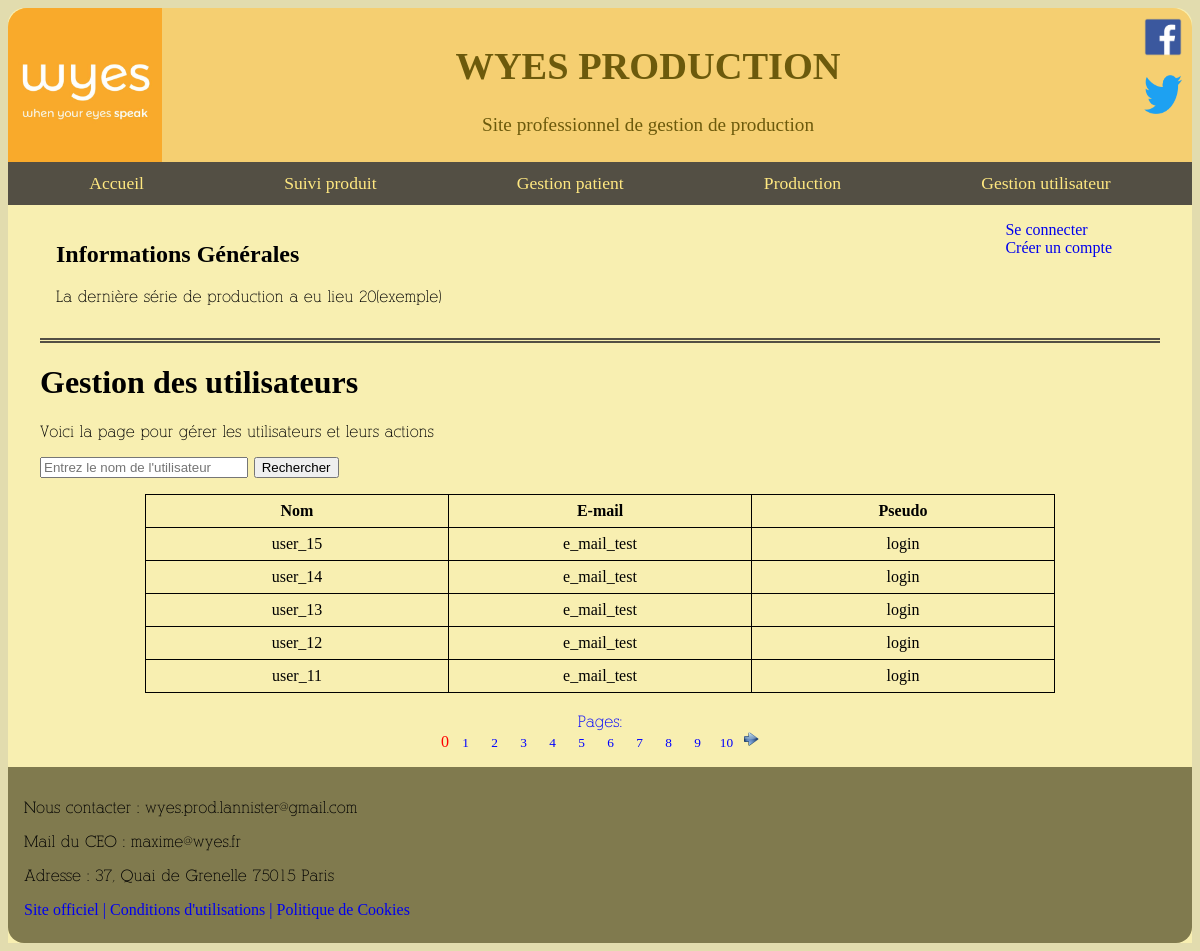
/?controller=gestion_user, run on the app's committed database.
### tables this page shows
CREATE TABLE USER (
  id_user SERIAL,
  name VARCHAR (64),
  address VARCHAR (128),
  e_mail VARCHAR (128),
  user_status VARCHAR (128),
  password VARCHAR (128),
  login VARCHAR (64),
  history_user TEXT DEFAULT NULL,
  PRIMARY KEY (id_user)
);

### Controllers/Controller_gestion_user.php (called while the page is built, shortened)
<?php
class Controller_gestion_user extends Controller
{
  public function action_pagination() {
  $m = Model::getModel();
  $p = $_GET['start'] ?? 0;
  $tab =
    ['users' => $m->getAllUsers(null,$p*5),
    'start' => $_GET['start'] ?? 0];
  $this->render('control_user', $tab);
  }
  public function action_default(){
    $this->action_pagination();
  }
}
 ?>

### Models/Model.php (called while the page is built, shortened)
<?php
class Model
{
  private $bd;
  private static $instance=null;
  private function __construct()
  {
    try {
      include('Utils/log.php');
      $this->bd=new PDO($dsn,$login,$mdp);
      $this->bd->setAttribute(PDO::ATTR_ERRMODE, PDO::ERRMODE_EXCEPTION);
      $this->bd->query("SET nameS 'utf8'");
    } catch (PDOException $e) {
      die('Echec connexion, erreur n°' . $e->getCode() . ' : ' . $e->getMessage());
    }
  }
  public static function getModel()
  {
    if (is_null(self::$instance)) {
        self::$instance = new Model();
    }
    return self::$instance;
  }
    public function getAllUsers($filter,$offset = 0, $limit = 5){
      try {
        $sql = 'SELECT * FROM USER ORDER BY id_user ';
        $sql .= ' DESC LIMIT :limit OFFSET :offset';
        $bv = [];
              $bv[] = [
                  'marqueur' => ':limit',
                  'valeur'   => intval($limit),
                  'type'     => PDO::PARAM_INT
              ];
              $bv[] = [
                  'marqueur' => ':offset',
                  'valeur'   => intval($offset),
                  'type'     => PDO::PARAM_INT
              ];
              $requete = $this->bd->prepare($sql);
                    foreach ($bv as $value) {
                        $requete->bindValue($value['marqueur'], $value['valeur'], $value['type']);
                    }
                    $requete->execute();
        $requete->execute();
        return $requete->fetchall(PDO::FETCH_ASSOC);
      }catch (PDOException $e) {
          die('Echec getAllUsers, erreur n°' . $e->getCode() . ':' . $e->getMessage());
        }
    }
}
 ?>

### Utils/log.php (called while the page is built)
<?php
  $dsn='mysql:host=localhost;dbname=wyes_prod';
  $login='root';
  $mdp='';
 ?>

### Views/view_control_user.php (the view, shortened to what this page needs)
<?php require('view_begin.php');?>
<h1>Gestion des utilisateurs</h1>
<p> Voici la page pour gérer les utilisateurs et leurs actions </p>
<form action = "?controller=gestion_user&action=search" method="post">
  <p> <label><input type="text" class="champ" name="name" placeholder="Entrez le nom de l'utilisateur"/> </label>
  <input type="submit" value="Rechercher"/> </p>
</form>
<p>
<center>
<table>
<th>Nom</th>
<th>E-mail</th>
<th>Pseudo</th>
<?php foreach($users as $v): ?>
<tr>
  <td><?= $v['name'] ?></td>
  <td><?= $v['e_mail'] ?></td>
  <td><?= $v['login'] ?></td>
</tr>
<?php endforeach ?>
</table>
</center>
<?php if(isset($start)): ?>
<div class="listePages">
	<p>Pages:</p>
	<?php for($i=0; $i<=10; $i++): ?>
		<a class="
		<?php
			if ($i == $start) {
				echo 'active' ;
			}else{
				echo 'lienStart';
			}
		?>
		" href="?controller=gestion_user&action=pagination_next&start=<?= $i ?>"> <?= $i ?> </a>
	<?php endfor ?>
	<a href="?controller=gestion_user&action=pagination_next&start=<?= $start+1 ?>">
		<img class="icone" src="Content/img/next-icon.png"/>
	</a>
</div>
</p>
<?php endif ?>
<?php require('view_end.php');?>

### Content/css/view.css (style rules this page uses)
body { background-color:#E2DCAE; }
h1,h2,h3 { font-family: "Anna"; }
p { font-family: "Alex"; font-size : medium; }
a { text-decoration:none; }
.champ { width: 200px; }
.listePages { width : 400px; margin : auto; padding-top : 20px; text-align: center; }
.listePages p { color : blue; padding: 0px; margin:0px; }
a.lienStart { text-decoration: none; display: inline-block; width : 25px; font-size: smaller; color : blue; }
a.active { color : red; }
img.icone { width: 16px; }
table { border-collapse : collapse; margin : auto; }
td,th { border : 1px solid black; width : 300px; height : 30px; text-align : center; }

### data on the page
user: name "user_15", e_mail "e_mail_test", login "login"
user: name "user_14", e_mail "e_mail_test", login "login"
user: name "user_13", e_mail "e_mail_test", login "login"
user: name "user_12", e_mail "e_mail_test", login "login"
user: name "user_11", e_mail "e_mail_test", login "login"
